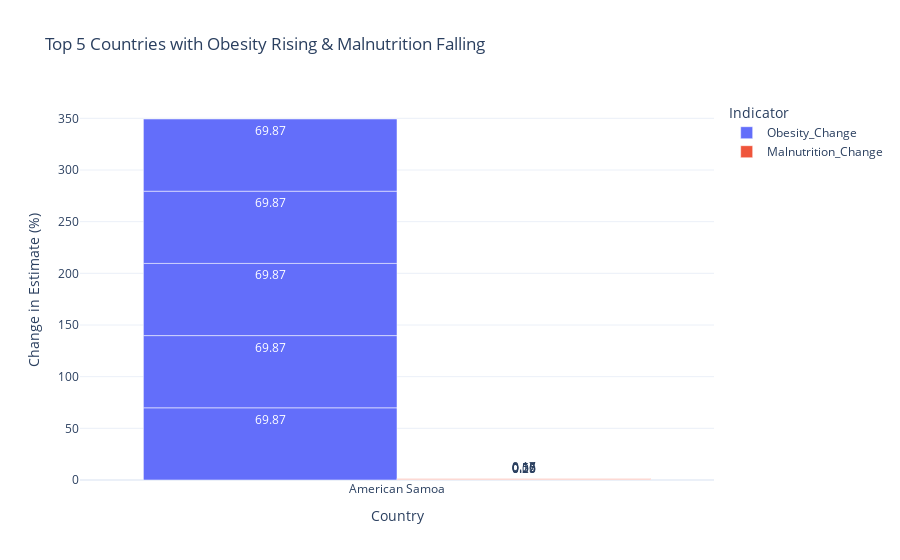

The notebook cell this image was saved under:
### Markdown cell above
#### <span style="color:#ed0e6f;">**4. Countries with Obesity Up & Malnutrition Down**</span>

### Code cell
# OBESITY: Start vs End Year
ob_min = df_obesity.groupby("Country")["Year"].min().reset_index()
ob_max = df_obesity.groupby("Country")["Year"].max().reset_index()

ob_start = pd.merge(df_obesity, ob_min, on=["Country", "Year"])
ob_end = pd.merge(df_obesity, ob_max, on=["Country", "Year"])

ob_change = pd.merge(ob_start[["Country", "Mean_Estimate"]],
                     ob_end[["Country", "Mean_Estimate"]],
                     on="Country", suffixes=("_start", "_end"))
ob_change["Obesity_Change"] = ob_change["Mean_Estimate_end"] - ob_change["Mean_Estimate_start"]

# MALNUTRITION: Start vs End Year
mal_min = df_malnutrition.groupby("Country")["Year"].min().reset_index()
mal_max = df_malnutrition.groupby("Country")["Year"].max().reset_index()

mal_start = pd.merge(df_malnutrition, mal_min, on=["Country", "Year"])
mal_end = pd.merge(df_malnutrition, mal_max, on=["Country", "Year"])

mal_change = pd.merge(mal_start[["Country", "Mean_Estimate"]],
                      mal_end[["Country", "Mean_Estimate"]],
                      on="Country", suffixes=("_start", "_end"))
mal_change["Malnutrition_Change"] = mal_change["Mean_Estimate_start"] - mal_change["Mean_Estimate_end"]

# COMBINE & FILTER
combined = pd.merge(ob_change[["Country", "Obesity_Change"]],
                    mal_change[["Country", "Malnutrition_Change"]],
                    on="Country")

# Filter countries where obesity increased and malnutrition decreased
paradox = combined[
    (combined["Obesity_Change"] > 0) &
    (combined["Malnutrition_Change"] > 0)
]

# Sort by obesity change and take top 5
top_5 = paradox.sort_values(by="Obesity_Change", ascending=False).head(5)

# PLOT
melted = top_5.melt(id_vars="Country",
                    value_vars=["Obesity_Change", "Malnutrition_Change"],
                    var_name="Indicator", value_name="Change")

fig = px.bar(melted, 
             x="Country", 
             y="Change", 
             color="Indicator", 
             barmode="group", 
             text_auto=".2f",
             title="Top 5 Countries with Obesity Rising & Malnutrition Falling")

fig.update_layout(xaxis_title="Country",
                  yaxis_title="Change in Estimate (%)",
                  template="plotly_white")

fig.show()

### Figure 1 — Plotly figure (JSON) as saved in the notebook; plotly's stock layout.template omitted (floating-point values rounded to 4 significant figures)
{"data": [{"alignmentgroup": "True", "hovertemplate": "Indicator=Obesity_Change<br>Country=%{x}<br>Change=%{y}<extra></extra>", "legendgroup": "Obesity_Change", "marker": {"color": "#636efa", "pattern": {"shape": ""}}, "name": "Obesity_Change", "offsetgroup": "Obesity_Change", "orientation": "v", "showlegend": true, "textposition": "auto", "texttemplate": "%{y:.2f}", "type": "bar", "x": ["American Samoa", "American Samoa", "American Samoa", "American Samoa", "American Samoa"], "xaxis": "x", "y": [69.87, 69.87, 69.87, 69.87, 69.87], "yaxis": "y"}, {"alignmentgroup": "True", "hovertemplate": "Indicator=Malnutrition_Change<br>Country=%{x}<br>Change=%{y}<extra></extra>", "legendgroup": "Malnutrition_Change", "marker": {"color": "#EF553B", "pattern": {"shape": ""}}, "name": "Malnutrition_Change", "offsetgroup": "Malnutrition_Change", "orientation": "v", "showlegend": true, "textposition": "auto", "texttemplate": "%{y:.2f}", "type": "bar", "x": ["American Samoa", "American Samoa", "American Samoa", "American Samoa", "American Samoa"], "xaxis": "x", "y": [0.2554, 0.08659, 0.5471, 0.5459, 0.1705], "yaxis": "y"}], "layout": {"autosize": true, "barmode": "group", "legend": {"title": {"text": "Indicator"}, "tracegroupgap": 0}, "title": {"text": "Top 5 Countries with Obesity Rising & Malnutrition Falling"}, "xaxis": {"anchor": "y", "autorange": true, "domain": [0, 1], "range": [-0.5, 0.5], "title": {"text": "Country"}, "type": "category"}, "yaxis": {"anchor": "x", "autorange": true, "domain": [0, 1], "range": [0, 367.8], "title": {"text": "Change in Estimate (%)"}, "type": "linear"}}}
